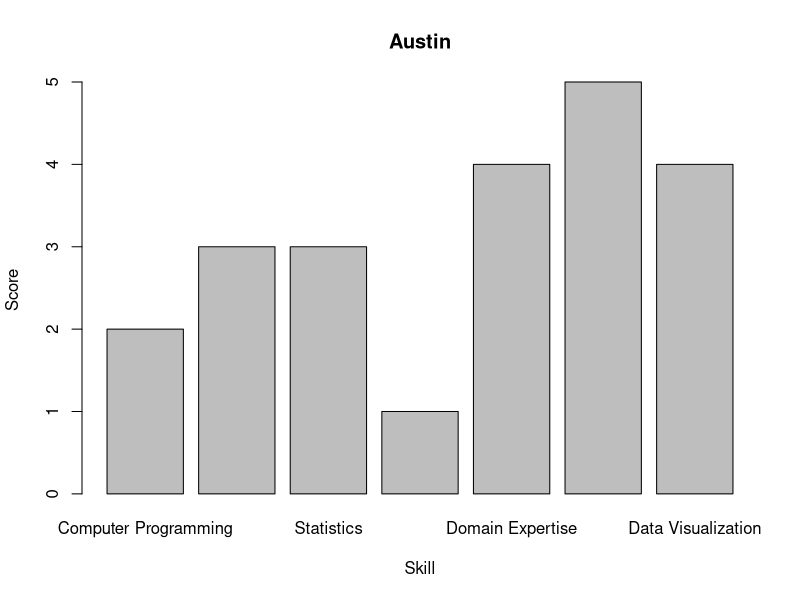

Here is the R script that generated this plot:
## ---- chunk 1
knitr::opts_chunk$set(echo = TRUE)
## ---- chunk 2
skill <- c("Computer Programming","Math","Statistics","Machine Learning","Domain Expertise","Communication/Presentation", "Data Visualization")
score <- c(2,3,3,1,4,5,4)
profile <- data.frame(skill, score)
barplot(score, names.arg=skill, main="Austin", xlab="Skill", ylab="Score")
